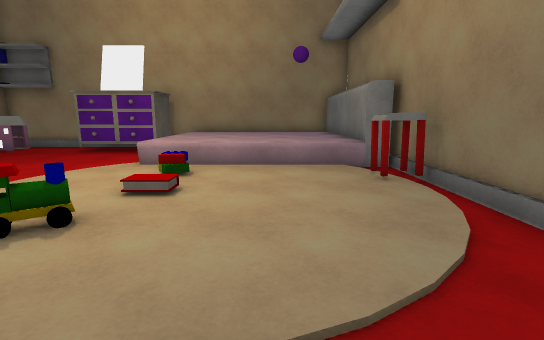
[1] (above)

12 first-person views from a walk through a Unity game level. The camera is 1.4 m above the floor, tilts 10° down and sees 85° across. Doors are open. The floor is counted in squares, 1 m on a side. Each view is taken from the middle of a square. On the plan, view 1 faces up. The plan holds only what a view shows up to about 14 squares ahead; the rest is blank. The player is left out. Surface patterns are stand-ins for the level's own textures.

[2]
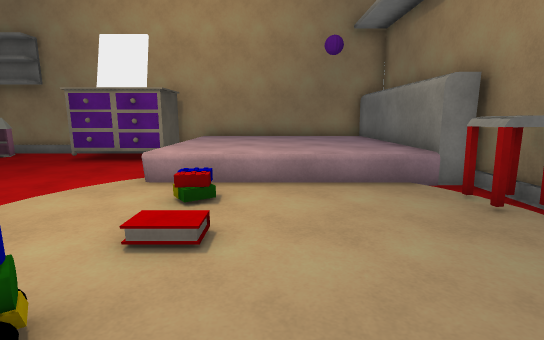

[3]
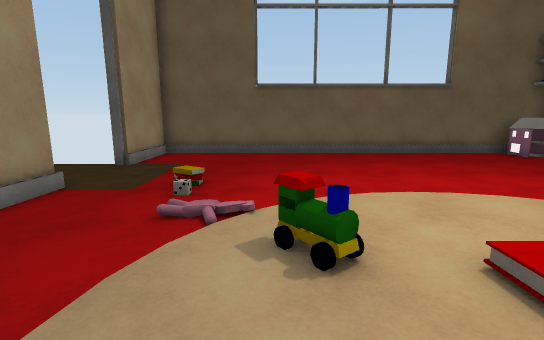

[4]
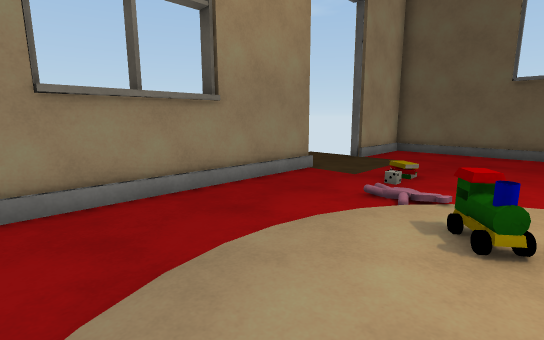

[5]
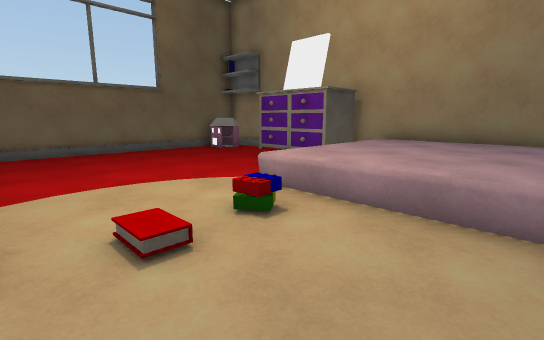

[6]
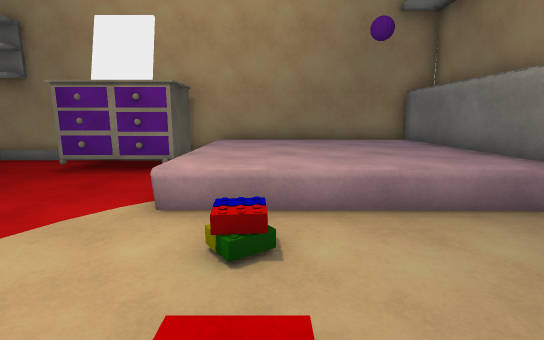

[7]
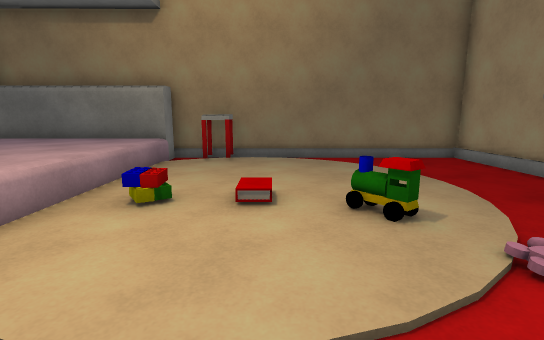

[8]
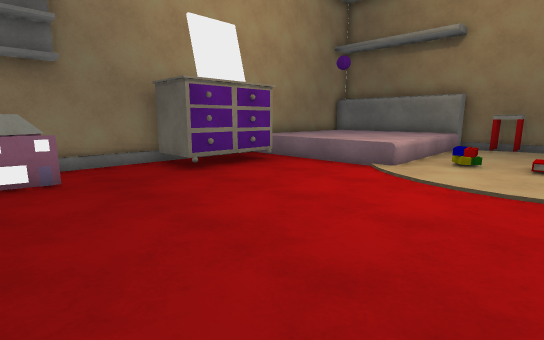

[9]
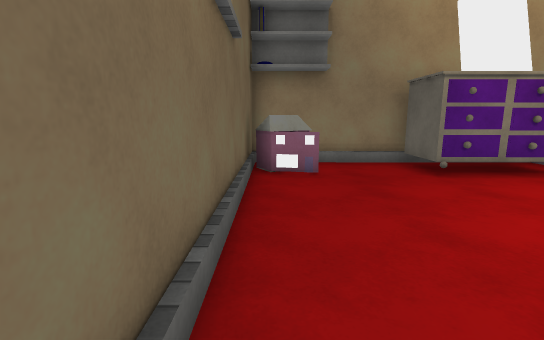

[10]
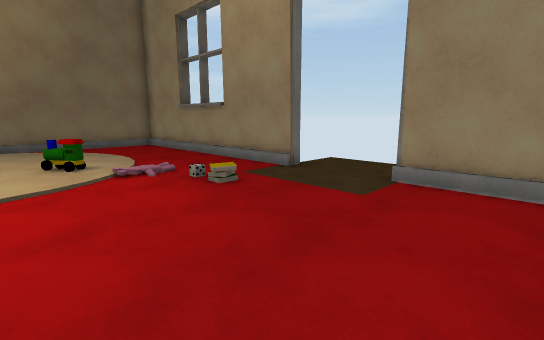

[11]
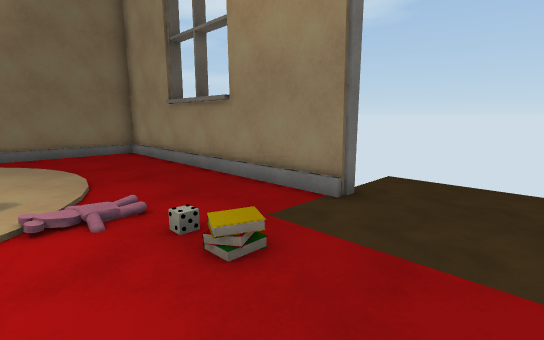

[12]
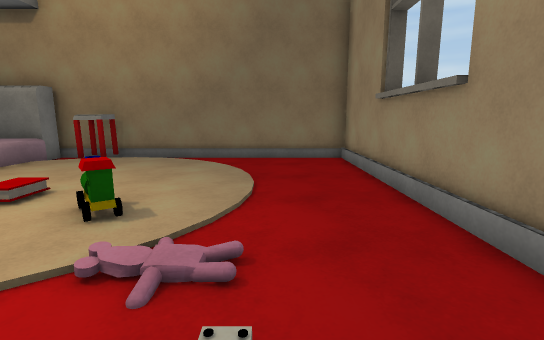

### Floor plan
Key: @ floor where view 1 was taken; # wall or solid block; . floor; / step, stairs or slope; D open door; = window, fence, low wall or low ledge; ^ raised ledge; O other object.
Columns run from 13 left of view 1 to 4 right of it. Each row starts with its distance up from view 1.
 15 ######  #########
 14 #^...O  O^^^^^^^#
 13 #OO..OOOO^^^^^^^#
 12 #....OOOO^^^^^^^#
 11 #........^^^^^^^#
 10 #........^^^^^^^#
  9 #........^^^^^^^##
  8 #................#
  7 #...............^#
  6 #...............##
  5 #................#
  4 #................#
  3 #.........O......#
  2 #......./=.......#
  1 #.....//O........#
  0 #............@...#
 -1 #................#
 -2 ####DDD###########
 -3     ...

Where each view was taken, in squares from view 1:
view 1: 0 up, 0 right, facing up
view 2: 2 up, 1 left, facing up
view 3: 3 up, 0 right, facing left
view 4: 4 up, 1 right, facing down-left
view 5: 4 up, 1 right, facing up-left
view 6: 4 up, 2 left, facing up
view 7: 5 up, 7 left, facing right
view 8: 5 up, 12 left, facing up-right
view 9: 5 up, 12 left, facing up
view 10: 5 up, 12 left, facing down-right
view 11: 3 up, 9 left, facing down-right
view 12: 1 up, 7 left, facing right
